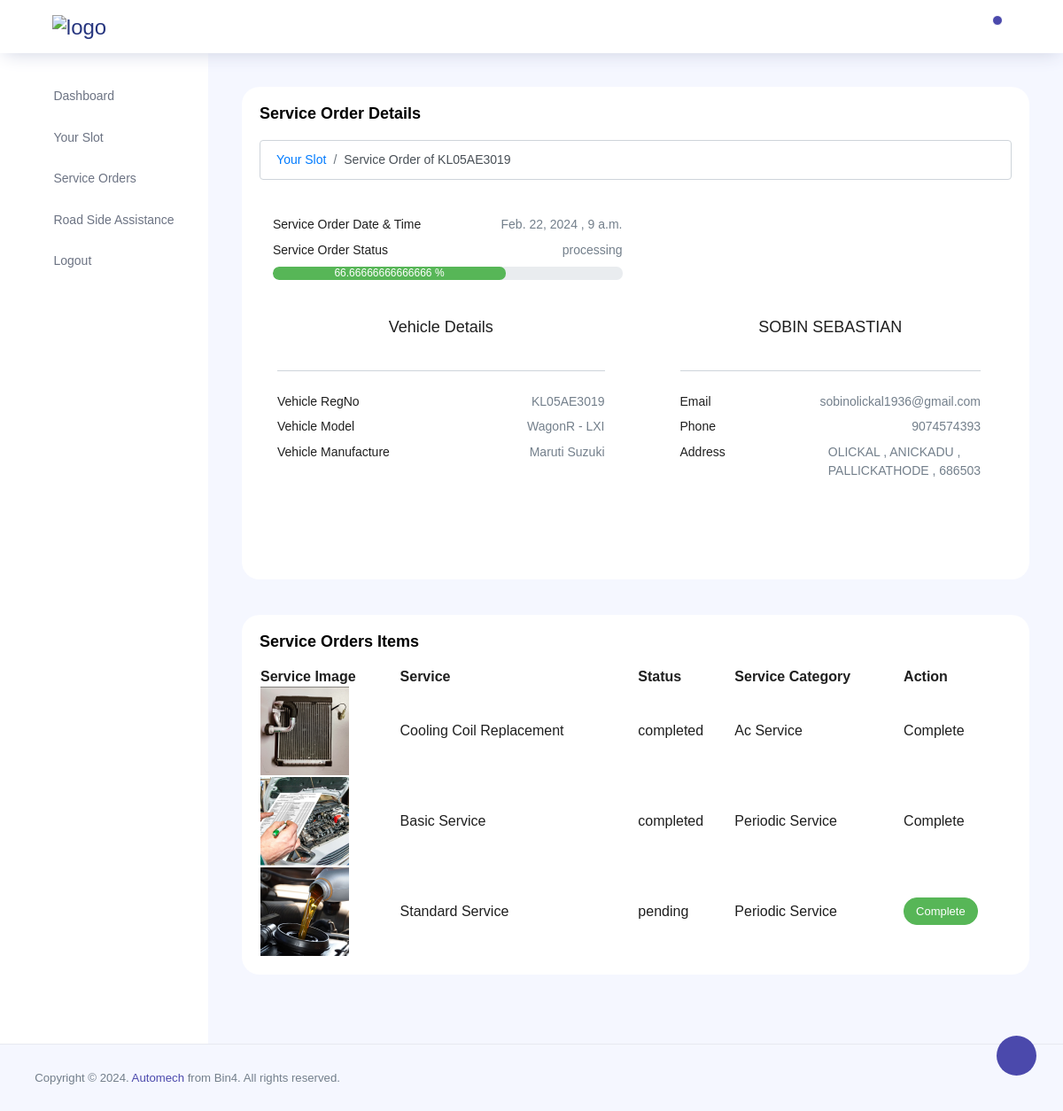
The page /mechanic/service/details/03a12a5a-c3bd-4f11-897a-c23c23ec1863 on the database its author committed.
### client/models.py (models this page shows, shortened)
class ServiceOrder(models.Model):
    STATUS_CHOICES = (
        ('on hold', 'On hold'),
        ('pending', 'Pending'),
        ('processing', 'Processing'),
        ('completed', 'Completed'),
        ('cancelled', 'Cancelled'),
    )
    vehicle = models.ForeignKey(Vehicleinfo, on_delete=models.CASCADE)
    service_center = models.ForeignKey(ServiceCenter, on_delete=models.CASCADE)
    date = models.DateField()
    time = models.TimeField()
    slug = models.SlugField(unique=True, default=uuid.uuid4, editable=False, max_length=36)
    status = models.CharField(max_length=20, choices=STATUS_CHOICES, default='on hold')
    service_slot = models.ForeignKey(ServicesSlots, on_delete=models.SET_NULL, null=True, blank=True)
    razorpay_payment_id=models.CharField(max_length=100,null=True,blank=True)
    razorpay_order_id=models.CharField(max_length=100, null=True,blank=True)
    razorpay_signature=models.CharField(max_length=100, null=True,blank=True)
    price = models.DecimalField(max_digits=10, decimal_places=2,null=True,blank=True)

class Vehicleinfo(models.Model):
    client = models.OneToOneField(User, on_delete=models.CASCADE)
    model_variant = models.ForeignKey(ModelVariant, on_delete=models.CASCADE)
    vehicle_Regno = models.CharField(max_length=20, unique=True)

class ModelVariant(models.Model):
    model = models.ForeignKey(CarModel, on_delete=models.CASCADE)
    fuel_type = models.ForeignKey(Fueltype, on_delete=models.CASCADE)
    torque = models.CharField(max_length=50)
    bhp = models.CharField(max_length=50)
    engine = models.CharField(max_length=50)
    transmission = models.ForeignKey( transmissionType , on_delete=models.CASCADE)
    tyre_size = models.CharField(max_length=50)
    variant_name = models.CharField(max_length=50)
    variant_slug = models.SlugField(max_length=100, unique=True, blank=True, null=True)
    def __str__(self):
        return f"{self.model.model_name} - {self.variant_name}"
    class Meta:
        unique_together = ('model', 'variant_name',)

class CarModel(models.Model):
    model_name = models.CharField(max_length=100,unique=True)
    make_company = models.ForeignKey(CarMake, on_delete=models.CASCADE)
    model_Image = models.ImageField(upload_to='model_images/',blank=True, null=True)
    model_slug = models.SlugField(max_length=100, unique=True, blank=True, null=True)

class CarMake(models.Model):
    make_name = models.CharField(max_length=100,unique=True)
    make_Image = models.ImageField(upload_to='make_images/',blank=True, null=True)
    make_slug = models.SlugField(max_length=100, unique=True, blank=True, null=True)
    def __str__(self):
        return self.make_name

class User(AbstractUser):
    email=models.EmailField(max_length=100,unique=True)
    USERNAME_FIELD='email'
    REQUIRED_FIELDS=['first_name', 'last_name']
    class Role(models.TextChoices):
        ADMIN="ADMIN",'Admin'
        MECHANIC="MECHANIC",'Mechanic'
        MANAGER="MANAGER",'Manager'
        CLIENT="CLIENT",'Client'
    slug = models.SlugField(unique=True,blank=True)
    base_role = Role.CLIENT
    role = models.CharField(max_length=50, choices=Role.choices)
    objects = CustomUserManager()

class UserInfo(models.Model):
    client = models.OneToOneField(Client, on_delete=models.CASCADE)
    contact_no = models.CharField(max_length=11)
    address=models.CharField(max_length=100,null=True)
    place = models.CharField(max_length=100)
    city = models.CharField(max_length=100)
    district = models.CharField(max_length=100)
    pincode = models.CharField(max_length=6)
    profile_picture = models.ImageField(upload_to='profile_pictures/', blank=True, null=True)

class ServiceOrderItem(models.Model):
    STATUS_CHOICES = (
        ('created', 'Created'),
        ('pending', 'Pending'),
        ('completed', 'Completed'),
        ('cancelled', 'Cancelled'),
    )
    service_order = models.ForeignKey(ServiceOrder, on_delete=models.CASCADE)
    vehicle_info = models.ForeignKey(Vehicleinfo, on_delete=models.CASCADE)
    service_list = models.ForeignKey(ServiceList, on_delete=models.CASCADE)
    slug = models.SlugField(unique=True, default=uuid.uuid4, editable=False, max_length=36)
    status = models.CharField(max_length=20, choices=STATUS_CHOICES, default='created')
    class Meta:
        unique_together = ['service_order', 'vehicle_info', 'service_list']

class ServiceList(models.Model):
    service_name = models.CharField(max_length=255,unique=True)
    service_category = models.ForeignKey('ServiceCategory', on_delete=models.CASCADE)
    description = models.TextField(null=True, blank=True)
    service_Image = models.ImageField(upload_to='service_images/',blank=True, null=True)
    tasks = models.ManyToManyField(Task)
    slug = models.SlugField(unique=True, blank=True)
    def __str__(self):
        return self.service_name

class ServiceCategory(models.Model):
    category_name = models.CharField(max_length=100,unique=True)
    slug = models.SlugField(unique=True, blank=True)
    def __str__(self):
        return self.category_name

### client/mechanic_views.py (the view)
# urls.py: path('service/details/<slug:service_slug>',views.service_details,name="service_details"),
def service_details(request, service_slug):
    order = ServiceOrder.objects.get(slug=service_slug)
    order_items = ServiceOrderItem.objects.filter(service_order=order)
    completed_count = order_items.filter(status='completed').count()
    total_items = order_items.count()
    completed_percentage = (completed_count / total_items) * 100
    if order.status == 'pending':
        order.status = 'processing'
        order.save()
    context = {
        'order': order,
        'order_items' : order_items,
        'completed_percentage' : completed_percentage
        }
    return render(request, 'mechanic/service_details.html',context)

### templates/mechanic/service_details.html
{% extends 'mechanic/base.html' %}
{%block content%}
{% load tz %}
{% load static %}
<div class="row">
  <div class="col-md-12 grid-margin stretch-card">
    <div class="card">
      <div class="card-body">
        <p class="card-title">Service Order Details </p>
        <nav aria-label="breadcrumb">
          <ol class="breadcrumb">
            <li class="breadcrumb-item"><a href="{% url 'mechanic_slot' %}">Your Slot</a></li>
            <li class="breadcrumb-item active" aria-current="page">Service Order of {{order.vehicle.vehicle_Regno}}</li>
          </ol>
        </nav>
        <div class="col-lg-6">
        <div class="py-4">
          <p class="clearfix">
            <span class="float-left">
              Service Order Date & Time
            </span>
            <span class="float-right text-muted">
              {{order.date}} , {{order.time}}
            </span>
          </p>
          <p class="clearfix">
            <span class="float-left">
              Service Order Status
            </span>
            <span class="float-right text-muted">
              {{order.status}}
            </span>
          </p>
          <div class="progress" style="height: 15px;">
            <div class="progress-bar bg-success" role="progressbar" style="width: {{completed_percentage}}%;" aria-valuemin="0" aria-valuemax="100"> {{completed_percentage}} %</div>
          </div>
          </div>
        </div>
        <div class="row">
          <div class="col-md-6 grid-margin stretch-card">
            <div class="card ">
              <div class="card-body">
                <div class="border-bottom text-center pb-4">
                  <div class="mb-3">
                    <h4>Vehicle Details</h4>
                  </div>
                </div>
                  <div class="py-4">
                    <p class="clearfix">
                      <span class="float-left">
                        Vehicle RegNo
                      </span>
                      <span class="float-right text-muted">
                        {{order.vehicle.vehicle_Regno}}
                      </span>
                      </p>
                      <p class="clearfix">
                        <span class="float-left">
                          Vehicle Model
                        </span>
                        <span class="float-right text-muted">
                          {{order.vehicle.model_variant}}
                        </span>
                        </p>
                        <p class="clearfix">
                          <span class="float-left">
                            Vehicle Manufacture
                          </span>
                          <span class="float-right text-muted">
                            {{order.vehicle.model_variant.model.make_company}}
                          </span>
                          </p>
                  </div>
              </div>
            </div>
          </div>
          <div class="col-md-6 grid-margin stretch-card">
            <div class="card">
              <div class="card-body">
                <div class="col-lg-12">
                  <div class="border-bottom text-center pb-4">
                    <div class="mb-3">
                      <h4>{{order.vehicle.client.get_full_name}}</h4>
                    </div>
                  </div>
                  <div class="py-4">
                    <p class="clearfix">
                      <span class="float-left">
                        Email
                      </span>
                      <span class="float-right text-muted">
                        {{order.vehicle.client}}
                      </span>
                      </p>
                      <p class="clearfix">
                        <span class="float-left">
                          Phone
                        </span>
                        <span class="float-right text-muted">
                          {{order.vehicle.client.userinfo.contact_no}}
                        </span>
                      </p>
                      <p class="clearfix">
                        <span class="float-left">
                         Address
                        </span>
                        <span class="float-right text-muted">
                          {{order.vehicle.client.userinfo.address}} ,
                          {{order.vehicle.client.userinfo.place}} ,<br>
                          {{order.vehicle.client.userinfo.city}} ,
                          {{order.vehicle.client.userinfo.pincode}}
                        </span>
                  </p>
                </div>
                </div>
              </div>
            </div>
          </div>
        </div>
      </div>
    </div>
  </div>
      <div class="col-md-12 grid-margin stretch-card">
        <div class="card">
          <div class="card-body">
            <p class="card-title">Service Orders Items</p>
            <table id="orderItemsTable" class="w-100">
              <thead>
                  <tr>
                    <th>Service Image</th>
                    <th>Service</th>
                    <th> Status</th>
                    <th>Service Category</th>
                    <th>Action</th>
                  </tr>
              </thead>
              <tbody>
                  {% for order_item in order_items %}
                      <tr>
                        <td>
                          <img src="{{ order_item.service_list.service_Image.url }}" alt="Service Image" width="100">
                        </td>
                        <td>{{ order_item.service_list }}</td>
                        <td>{{order_item.status}}</td>
                        <td>{{ order_item.service_list.service_category }}</td>
                        <td>
                          {%if order_item.status == 'created'%}
                            <a class="btn btn-success btn-sm"  href="{% url 'order_start' order_slug=order_item.slug %}">Start</a></td>
                          {% elif order_item.status == 'pending' %}
                            <a class="btn btn-success btn-sm"  href="{% url 'order_start' order_slug=order_item.slug %}">Complete</a></td>
                          {% else %}
                          Complete
                          {%endif%}
                        </td>
                      </tr>
                  {% endfor %}
              </tbody>
          </table>
          </div>
        </div>
      </div>
  </div></div>
</div>
{%endblock%}

### rows shown on the page
ServiceOrder: vehicle.vehicle_Regno "KL05AE3019", date "Feb. 22, 2024", time "9 a.m.", status "processing", vehicle.model_variant "WagonR - LXI", vehicle.model_variant.model.make_company "Maruti Suzuki", vehicle.client.get_full_name "SOBIN SEBASTIAN", vehicle.client "sobinolickal1936@gmail.com", vehicle.client.userinfo.contact_no "9074574393", vehicle.client.userinfo.address "OLICKAL", vehicle.client.userinfo.place "ANICKADU", vehicle.client.userinfo.city "PALLICKATHODE", vehicle.client.userinfo.pincode "686503"
ServiceOrderItem: service_list.service_Image (picture), service_list "Cooling Coil Replacement", status "completed", service_list.service_category "Ac Service", shows "Complete"
ServiceOrderItem: service_list.service_Image (picture), service_list "Basic Service", status "completed", service_list.service_category "Periodic Service", shows "Complete"
ServiceOrderItem: service_list.service_Image (picture), service_list "Standard Service", status "pending", service_list.service_category "Periodic Service", shows "Complete"

### other values the page prints
{{ completed_percentage }} "66.66666666666666"
